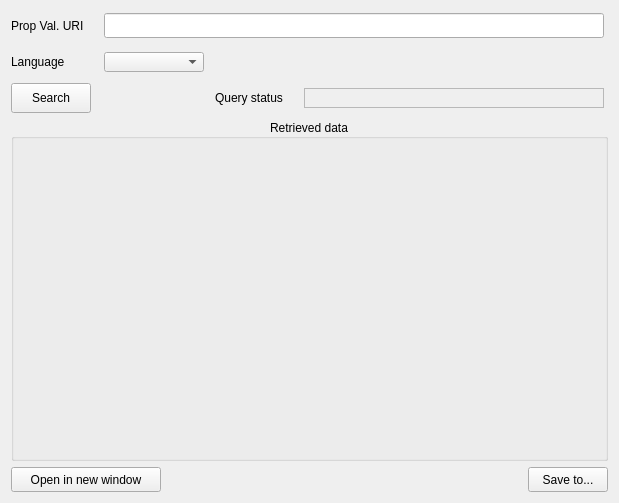
      <widget class="QWidget" name="GetPropertyValueDetails_tab">
       <attribute name="title">
        <string>Get Property Value details</string>
       </attribute>
       <attribute name="toolTip">
        <string>&lt;html&gt;&lt;head/&gt;&lt;body&gt;&lt;p&gt;Retrieves all the details of a Property Value specified in the URI. User can choose the Language of the ouput. It performs the method &amp;quot;&lt;span style=&quot; font-weight:700;&quot;&gt;/api/PropertyValue/v1&lt;/span&gt;&amp;quot;&lt;/p&gt;&lt;/body&gt;&lt;/html&gt;</string>
       </attribute>
       <layout class="QHBoxLayout" name="horizontalLayout_17">
        <item>
         <layout class="QGridLayout" name="gridLayout_9">
          <item row="0" column="0">
           <widget class="QLabel" name="GetPropertyValueDetails_DomainURI_label">
            <property name="minimumSize">
             <size>
              <width>85</width>
              <height>30</height>
             </size>
            </property>
            <property name="maximumSize">
             <size>
              <width>85</width>
              <height>30</height>
             </size>
            </property>
            <property name="text">
             <string>Prop Val. URI</string>
            </property>
           </widget>
          </item>
          <item row="0" column="1" colspan="3">
           <widget class="QLineEdit" name="GetPropertyValueDetails_SearchTextString_lineEdit">
            <property name="minimumSize">
             <size>
              <width>500</width>
              <height>20</height>
             </size>
            </property>
            <property name="maximumSize">
             <size>
              <width>50</width>
              <height>25</height>
             </size>
            </property>
           </widget>
          </item>
          <item row="1" column="0">
           <widget class="QLabel" name="GetPropertyValueDetails_DataStructure_label">
            <property name="minimumSize">
             <size>
              <width>80</width>
              <height>30</height>
             </size>
            </property>
            <property name="maximumSize">
             <size>
              <width>80</width>
              <height>30</height>
             </size>
            </property>
            <property name="text">
             <string>Language</string>
            </property>
            <property name="wordWrap">
             <bool>true</bool>
            </property>
           </widget>
          </item>
          <item row="1" column="1">
           <widget class="QComboBox" name="GetPropertyValueDetails_DataStructure_comboBox">
            <property name="minimumSize">
             <size>
              <width>100</width>
              <height>20</height>
             </size>
            </property>
            <property name="maximumSize">
             <size>
              <width>100</width>
              <height>20</height>
             </size>
            </property>
            <property name="maxVisibleItems">
             <number>2</number>
            </property>
            <property name="maxCount">
             <number>2</number>
            </property>
           </widget>
          </item>
          <item row="2" column="0">
           <widget class="QPushButton" name="GetPropertyValueDetails_Search_pushButton">
            <property name="minimumSize">
             <size>
              <width>80</width>
              <height>30</height>
             </size>
            </property>
            <property name="maximumSize">
             <size>
              <width>80</width>
              <height>30</height>
             </size>
            </property>
            <property name="text">
             <string>Search</string>
            </property>
           </widget>
          </item>
          <item row="2" column="2">
           <widget class="QLabel" name="GetPropertyValueDetails_QuerryStatus_label">
            <property name="enabled">
             <bool>true</bool>
            </property>
            <property name="minimumSize">
             <size>
              <width>80</width>
              <height>30</height>
             </size>
            </property>
            <property name="maximumSize">
             <size>
              <width>80</width>
              <height>30</height>
             </size>
            </property>
            <property name="text">
             <string>Query status</string>
            </property>
           </widget>
          </item>
          <item row="2" column="3">
           <widget class="QLabel" name="GetPropertyValueDetails_QuerryStatusResult_label">
            <property name="minimumSize">
             <size>
              <width>300</width>
              <height>20</height>
             </size>
            </property>
            <property name="maximumSize">
             <size>
              <width>150</width>
              <height>20</height>
             </size>
            </property>
            <property name="autoFillBackground">
             <bool>false</bool>
            </property>
            <property name="styleSheet">
             <string notr="true"/>
            </property>
            <property name="frameShape">
             <enum>QFrame::StyledPanel</enum>
            </property>
            <property name="frameShadow">
             <enum>QFrame::Sunken</enum>
            </property>
            <property name="text">
             <string/>
            </property>
           </widget>
          </item>
          <item row="3" column="0" colspan="4">
           <widget class="QGroupBox" name="GetPropertyValueDetails_JSONViewerHolder_groupBox">
            <property name="minimumSize">
             <size>
              <width>597</width>
              <height>301</height>
             </size>
            </property>
            <property name="font">
             <font>
              <pointsize>9</pointsize>
              <bold>false</bold>
              <underline>false</underline>
             </font>
            </property>
            <property name="title">
             <string>Retrieved data</string>
            </property>
            <property name="alignment">
             <set>Qt::AlignCenter</set>
            </property>
            <layout class="QHBoxLayout" name="horizontalLayout_9">
             <item>
              <widget class="QWidget" name="GetPropertyValueDetails_JSONViewerHolder_widget" native="true">
               <property name="minimumSize">
                <size>
                 <width>597</width>
                 <height>301</height>
                </size>
               </property>
              </widget>
             </item>
            </layout>
           </widget>
          </item>
          <item row="4" column="0" colspan="2">
           <widget class="QPushButton" name="GetPropertyValueDetails_OpenInNewWindow_pushButton">
            <property name="minimumSize">
             <size>
              <width>150</width>
              <height>25</height>
             </size>
            </property>
            <property name="maximumSize">
             <size>
              <width>150</width>
              <height>25</height>
             </size>
            </property>
            <property name="toolTip">
             <string>&lt;html&gt;&lt;head/&gt;&lt;body&gt;&lt;p&gt;Open data in new window for better visualization&lt;/p&gt;&lt;/body&gt;&lt;/html&gt;</string>
            </property>
            <property name="text">
             <string>Open in new window</string>
            </property>
           </widget>
          </item>
          <item row="4" column="3" alignment="Qt::AlignRight">
           <widget class="QPushButton" name="GetPropertyValueDetails_SaveTo_pushButton">
            <property name="minimumSize">
             <size>
              <width>80</width>
              <height>25</height>
             </size>
            </property>
            <property name="maximumSize">
             <size>
              <width>80</width>
              <height>25</height>
             </size>
            </property>
            <property name="text">
             <string>Save to...</string>
            </property>
           </widget>
          </item>
         </layout>
        </item>
       </layout>
      </widget>
